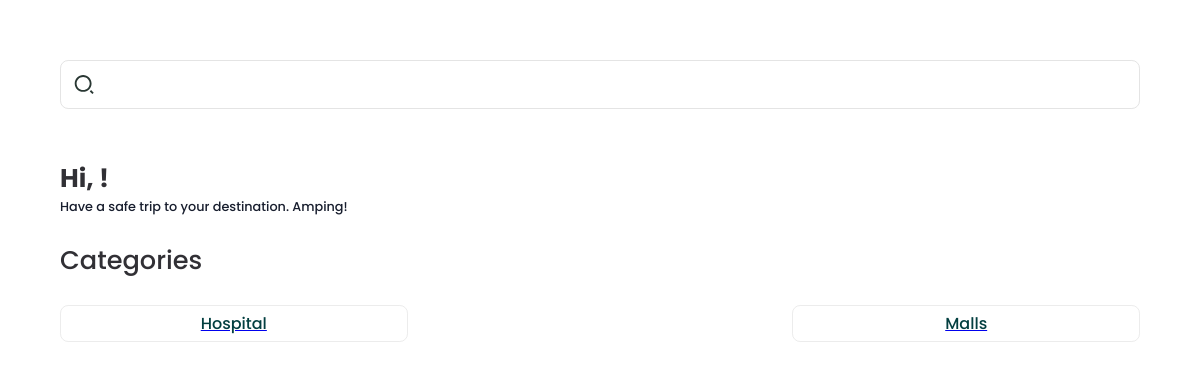
Before: /Mobile/homepage.php with the older database file.
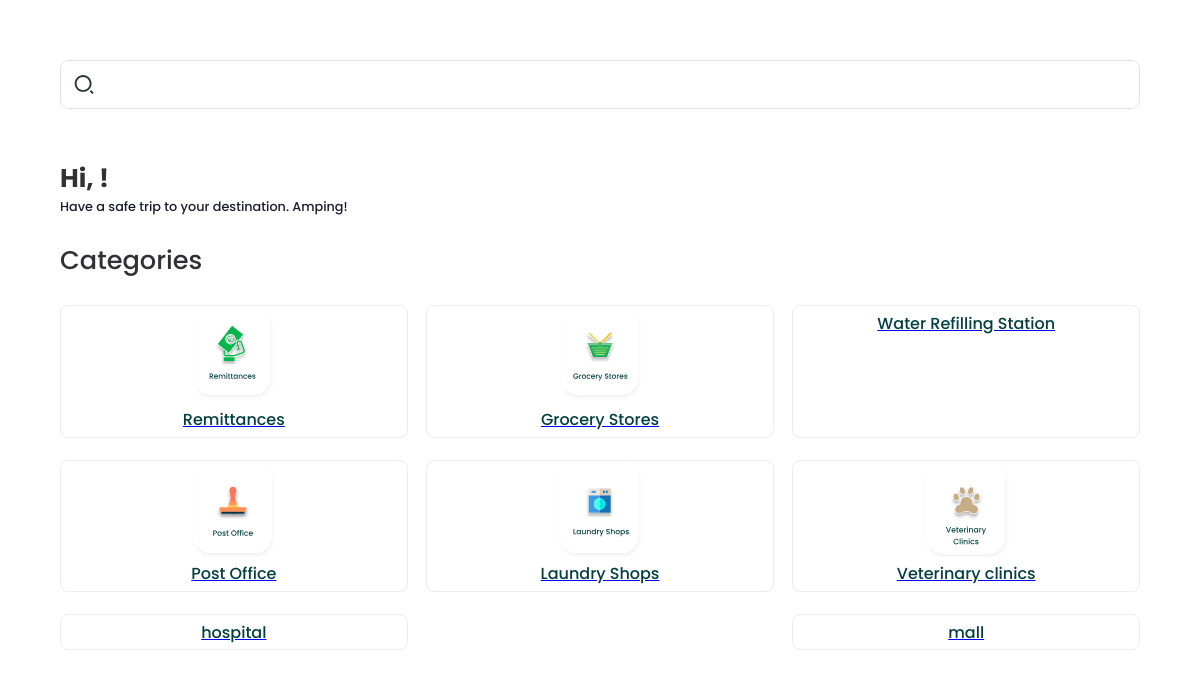
After: the same page with the newer database file.
### tables this page shows
CREATE TABLE `category` (
  `category_id` int(11) NOT NULL,
  `estcat` varchar(255) NOT NULL
);

### Mobile/homepage.php (the view, shortened to what this page needs)
<!doctype html>
<html lang="en">
<head>
</head>
<?php
$link = mysqli_connect('localhost','root','');
mysqli_select_db($link,"diskobre");
$username = $_SESSION['uname'];
?>
<body style="background: white;">
    <div style="width: 100%;height: auto;display: block;">
        <div
            style="border: 1.32353px solid #E4E4E4;box-sizing: border-box;border-radius: 8.14793px;display: flex;padding: 0.7rem;">
            <img src="assets/search_icon.svg" alt="search_icon.svg" style="height:1.5rem;" />
            <form action="" method="POST">
                <input type="text" style="flex: 50%;background: none;border: none;font-size: 1.2rem;" minlength="3"
                    maxlength="99" required name="search" />
            </form>
        </div>
    </div>
    <br>
    <br>
    <div style="width: 100%;height: auto;display: block;">
        <div style="margin:auto; display: flex;flex-wrap: wrap;">
            <span style="color: #313035;font-size: 1.6rem;flex: 100%;font-weight: 700">Hi, <?php echo $username?>!
            </span>
            <span style="color: #181E2E;font-size: 0.8rem;flex: 100%;font-weight: 500">Have a safe trip to your
                destination. Amping!
            </span>
        </div>
    </div>
    <br>
    <div style="width: 100%;height: auto;display: block;">
        <div style="margin:auto; display: flex;flex-wrap: wrap;">
            <span style="color: #313035;font-size: 1.6rem;flex: 100%;font-weight: 500">Categories
            </span>
        </div>
    </div>
    <br>
    <div style="display: block;height: auto;">
        <div style="display: flex;flex-wrap: wrap;justify-content: space-between;font-weight: 500;">
                <?php
                if(isset($_POST['search'])) {
                    $searched = $_POST['search'];
                    $getCategory = mysqli_query($link, "SELECT estcat as establish from category WHERE estcat='{$searched}'");
                }
                else {
                    $getCategory = mysqli_query($link, "SELECT  estcat as establish from category");
                }
                    if(mysqli_num_rows($getCategory) > 0){
                    while($s = mysqli_fetch_array($getCategory)){ ?>
                        <div style="border: 1.32353px solid #ECECEC; width: 32%;;margin-bottom: 2%;position: relative;border-radius: 8.14793px;">
                            <a href="navigation.php?category=<?php echo($s['establish'])?>">
                                <div style="display: flex;margin:auto;flex-wrap: wrap;text-align: center;">
                                    <?php
                                        $estabToLower = strtolower($s['establish']);
                                        if($estabToLower == 'laundry shops') {  ?>
                                        <img src="images/Group-111.svg" alt="hospital_icon.svg"
                                        style="height:6rem;margin: auto;display: flex;" />
                                    <?php } if($estabToLower == 'remittances') {  ?>
                                            <img src="images/Group-107.svg" alt="hospital_icon.svg"
                                        style="height:6rem;margin: auto;display: flex;" />
                                    <?php }  if($estabToLower == 'veterinary clinics') {  ?>
                                            <img src="images/Group-112.svg" alt="hospital_icon.svg"
                                        style="height:6rem;margin: auto;display: flex;" />
                                        <?php } if($estabToLower == 'grocery stores') {  ?>
                                            <img src="images/Group-108.svg" alt="hospital_icon.svg" style="height:6rem;margin: auto;display: flex;">
                                        <?php } if($estabToLower == 'water station') {  ?>
                                            <img src="images/Group-109.svg" alt="hospital_icon.svg" style="height:6rem;margin: auto;display: flex;"> <?php } if($estabToLower == 'post office') {  ?>
                                            <img src="images/Group-110.svg" alt="hospital_icon.svg" style="height:6rem;margin: auto;display: flex;"> <?php }  ?>
                                </div>
                            <div
                                style="color: #033F40;display: block;margin:auto;flex-wrap: wrap;text-align: center;font-size: 1rem;padding: 0.3rem;">
                                <?php echo($s['establish'])?>
                            </div>
                            </a>
                        </div>
                  <?php  }
                    }
                ?>
        </div>
        <br>
        <br>
        <br>
    </div>
</body>
</html>

### Mobile/homepage.php (style rules this page uses)
html { height: 100%; width: 100%; margin: 0; padding: 0px; font-family: 'Poppins', sans-serif; }
body { height: 90%; width: 90%; margin: 5%; }

Changed rows visible on the page:
changed category: estcat: picture added; estcat "Hospital" → "Remittances"
changed category: estcat: picture added; estcat "Malls" → "Grocery Stores"
added category: estcat "Water Refilling Station"
added category: estcat "Post Office"
added category: estcat "Laundry Shops"
added category: estcat "Veterinary clinics"
added category: estcat "hospital"
added category: estcat "mall"
